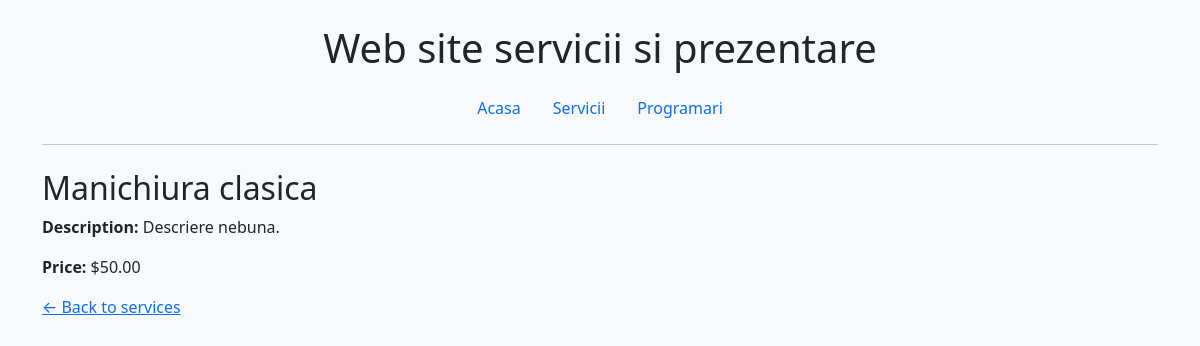
The app's page /services/1/, older data.
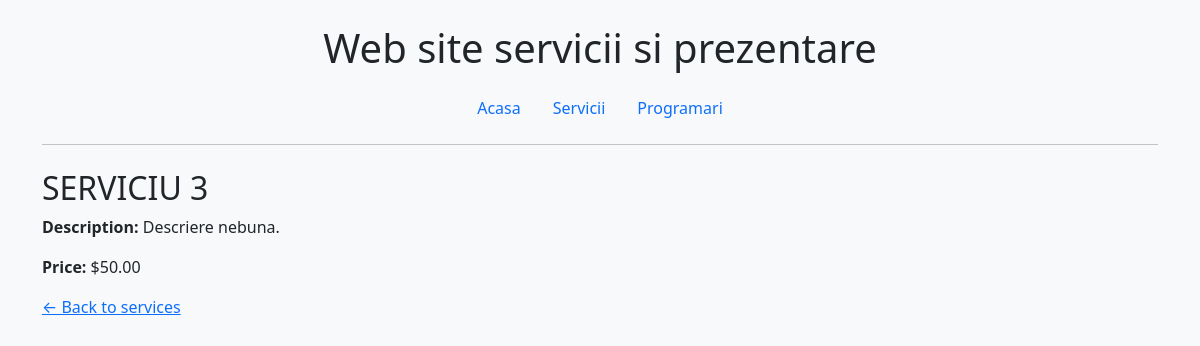
The same page, newer data.
### booking/models.py (models this page shows, shortened)
class Service(models.Model):
    name = models.CharField(max_length=100)
    description = models.TextField()
    price = models.DecimalField(max_digits=6, decimal_places=2)
    duration = models.DurationField(default=timedelta(minutes=30)) # Duration of the service

### pages/views.py (the view)
# urls.py: path('services/<int:pk>/', page_views.service_detail, name='service_detail'),
def service_detail(request, pk):
    service = get_object_or_404(Service, pk=pk)
    return render(request, 'pages/service_detail.html', {'service': service})

### templates/pages/service_detail.html
{% extends "base.html" %}
{% block content %}
<h2>{{ service.name }}</h2>
<p><strong>Description:</strong> {{ service.description }}</p>
<p><strong>Price:</strong> ${{ service.price }}</p>
<a href="{% url 'services' %}">← Back to services</a>
{% endblock %}

### templates/base.html (shortened to what this page needs)
<!DOCTYPE html>
<html lang="en">
<head>
  <link href="https://cdn.jsdelivr.net/npm/bootstrap@5.3.3/dist/css/bootstrap.min.css" rel="stylesheet">
</head>
<body class="bg-light">
  <div class="container py-4">
    <header class="mb-4 text-center">
      <h1 class="mb-3">Web site servicii si prezentare</h1>
      <nav class="nav justify-content-center mb-3">
        <a class="nav-link" href="/">Acasa</a>
        <a class="nav-link" href="/services/">Servicii</a>
        <a class="nav-link" href="/book/">Programari</a>
      </nav>
      <hr>
    </header>
    {% block content %}{% endblock %}
  </div>
</body>
</html>

Row changes from the older to the newer data that the page shows:
changed Service "Descriere nebuna.": name "Manichiura clasica" → "SERVICIU 3"
